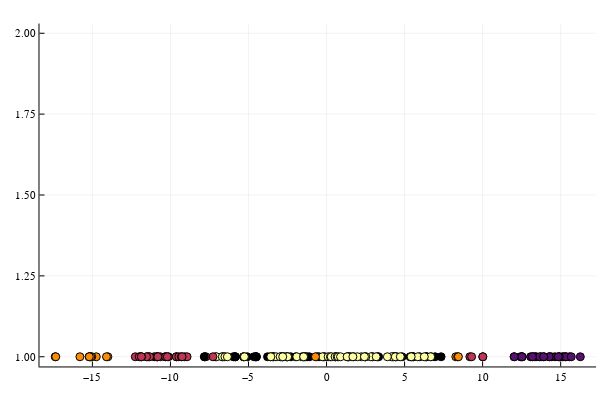

Notebook code cell kept with this figure:
### Code cell
xs = tsne(embeddings', 1)
scatter(xs[:, 1], ones(length(xs)); hover=all_words, zcolor=classes, legend=false)
